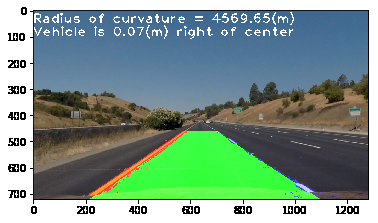
#> input picture output_images/test5.png, 378 x 223 px, given in place of test5.jpg, which was not available
$ jupyter execute --allow-errors advanced-lane-finder.ipynb   (shell and % lines are left out)   (older library calls are emulated)   (text cells are left out)
#> lines starting #> are read from the running program, lines starting #| are printed output that depends on the picture; pictures that were not available may be replaced by others from this repository, and a replacement may not be noted
[cell 1]
import numpy as np
import cv2
import glob
import matplotlib.pyplot as plt


# prepare object points, like (0,0,0), (1,0,0), (2,0,0) ....,(6,5,0)
objp = np.zeros((6*9,3), np.float32)
objp[:,:2] = np.mgrid[0:9,0:6].T.reshape(-1,2)

# Arrays to store object points and image points from all the images.
objpoints = [] # 3d points in real world space
imgpoints = [] # 2d points in image plane.

# Make a list of calibration images
images = glob.glob('./camera_cal/calibration*.jpg')

# Step through the list and search for chessboard corners
for fname in images:
    img = cv2.imread(fname)
    gray = cv2.cvtColor(img,cv2.COLOR_BGR2GRAY)

    # Find the chessboard corners
    ret, corners = cv2.findChessboardCorners(gray, (9,6),None)

    # If found, add object points, image points
    if ret == True:
        objpoints.append(objp)
        imgpoints.append(corners)

        # Draw and display the corners
        imgWithCorners = cv2.drawChessboardCorners(np.copy(img), (9,6), corners, ret)

        # Handpicked example to show chessboard corner detection
        if fname == './camera_cal/calibration3.jpg':
            plt.figure()
            plt.imshow(img)
            plt.figure()
            plt.imshow(imgWithCorners)

    else:
        print('Could not use ' + fname + ' for calibration.')

[cell 2]
# performs the camera calibration, image distortion correction and
# returns the undistorted image
def undistortImage(img, objpoints, imgpoints):
    gray = cv2.cvtColor(img,cv2.COLOR_BGR2GRAY)
    ret, mtx, dist, rvecs, tvecs = cv2.calibrateCamera(objpoints, imgpoints, gray.shape[::-1], None, None)
    dst = cv2.undistort(img, mtx, dist, None, mtx)
    return dst

[cell 3]
# Chessboard corrected example
img = cv2.imread('./camera_cal/calibration3.jpg');

#> (the rest of this cell did not finish here and is left out)

[cell 4]
# Regular road image corrected example
img = cv2.imread('./test_images/test5.jpg');
#> img is the input picture: shape (223, 378, 3); mean B, G, R 138, 149.8, 123.1

#> (the rest of this cell did not finish here and is left out)

#> in undistortImage (call 2), `gray = cv2.cvtColor(img,cv2.COLOR_BGR2GRAY)`:
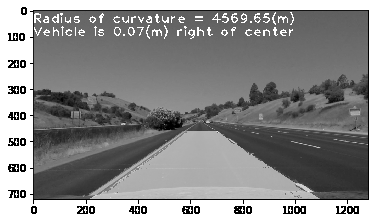
#> gray: shape (223, 378); min 0, max 255, mean 140.5

f, (ax1, ax2) = plt.subplots(1, 2, figsize=(24, 9))
f.tight_layout()
ax1.imshow(cv2.cvtColor(img, cv2.COLOR_BGR2RGB))
ax1.set_title('Original Image', fontsize=50)
ax2.imshow(cv2.cvtColor(undistorted, cv2.COLOR_BGR2RGB))
ax2.set_title('Undistorted Image', fontsize=50)
plt.subplots_adjust(left=0., right=1, top=0.9, bottom=0.)

[cell 5]
# Define a function that takes an image, gradient orientation,
# and threshold min / max values.
# [18 lines left out: function abs_sobel_thresh, not called in this run]

[cell 6]
# Define a function that applies Sobel x and y,
# then computes the magnitude of the gradient
# and applies a threshold
# [17 lines left out: function mag_thresh, not called in this run]

[cell 7]
# Define a function to threshold an image for a given range and Sobel kernel
# [14 lines left out: function dir_threshold, not called in this run]

#> (a cell that did not finish here is left out)

[cell 9]
straightImage = cv2.imread('./test_images/straight_lines1.jpg')

#  available test images are straight_lines 1-2 and test 1-6
#> (the rest of this cell did not finish here and is left out)

#> (a cell that did not finish here is left out)

#> (a cell that did not finish here is left out)

#> (a cell that did not finish here is left out)

#> (a cell that did not finish here is left out)

#> (a cell that did not finish here is left out)

#> (a cell that did not finish here is left out)

#> (a cell that did not finish here is left out)

#> (a cell that did not finish here is left out)

[cell 18]
# [X] Detect lane pixels and fit to find the lane boundary.
# [] Determine the curvature of the lane and vehicle position with respect to center.


# Generate some fake data to represent lane-line pixels
ploty = np.linspace(0, 719, num=720)# to cover same y-range as image
quadratic_coeff = 3e-4 # arbitrary quadratic coefficient
# For each y position generate random x position within +/-50 pix
# of the line base position in each case (x=200 for left, and x=900 for right)
leftx = np.array([200 + (y**2)*quadratic_coeff + np.random.randint(-50, high=51)
                              for y in ploty])
rightx = np.array([900 + (y**2)*quadratic_coeff + np.random.randint(-50, high=51)
                                for y in ploty])

leftx = leftx[::-1]  # Reverse to match top-to-bottom in y
rightx = rightx[::-1]  # Reverse to match top-to-bottom in y


# Fit a second order polynomial to pixel positions in each fake lane line
left_fit = np.polyfit(ploty, leftx, 2)
left_fitx = left_fit[0]*ploty**2 + left_fit[1]*ploty + left_fit[2]
right_fit = np.polyfit(ploty, rightx, 2)
right_fitx = right_fit[0]*ploty**2 + right_fit[1]*ploty + right_fit[2]

# Plot up the fake data
mark_size = 3
plt.plot(leftx, ploty, 'o', color='red', markersize=mark_size)
plt.plot(rightx, ploty, 'o', color='blue', markersize=mark_size)
plt.xlim(0, 1280)
plt.ylim(0, 720)
plt.plot(left_fitx, ploty, color='green', linewidth=3)
plt.plot(right_fitx, ploty, color='green', linewidth=3)
plt.gca().invert_yaxis() # to visualize as we do the images


# Define y-value where we want radius of curvature
# I'll choose the maximum y-value, corresponding to the bottom of the image
y_eval = np.max(ploty)
left_curverad = ((1 + (2*left_fit[0]*y_eval + left_fit[1])**2)**1.5) / np.absolute(2*left_fit[0])
right_curverad = ((1 + (2*right_fit[0]*y_eval + right_fit[1])**2)**1.5) / np.absolute(2*right_fit[0])
print(left_curverad, right_curverad)
# Example values: 1926.74 1908.48

# http://onlinemanuals.txdot.gov/txdotmanuals/rdw/horizontal_alignment.htm#BGBHGEGC tweek
# the 30 /3.7 values -- till better measurements
# assume 30 meters long and 3.7 meters wide
# 12 feet or 3.7 meters improve values later if needed

# Define conversions in x and y from pixels space to meters

y_tune = 30
x_tune = 3.7

ym_per_pix = y_tune/720 # meters per pixel in y dimension
xm_per_pix = x_tune/700 # meters per pixel in x dimension

# Fit new polynomials to x,y in world space
left_fit_cr = np.polyfit(ploty*ym_per_pix, leftx*xm_per_pix, 2)
right_fit_cr = np.polyfit(ploty*ym_per_pix, rightx*xm_per_pix, 2)
# Calculate the new radii of curvature
left_curverad = ((1 + (2*left_fit_cr[0]*y_eval*ym_per_pix + left_fit_cr[1])**2)**1.5) / np.absolute(2*left_fit_cr[0])
right_curverad = ((1 + (2*right_fit_cr[0]*y_eval*ym_per_pix + right_fit_cr[1])**2)**1.5) / np.absolute(2*right_fit_cr[0])
# Now our radius of curvature is in meters
print(left_curverad, 'm', right_curverad, 'm')
# Example values: 632.1 m    626.2 m


# [] Warp the detected lane boundaries back onto the original image.
# [] Output visual display of the lane boundaries and numerical estimation of lane curvature and vehicle position.
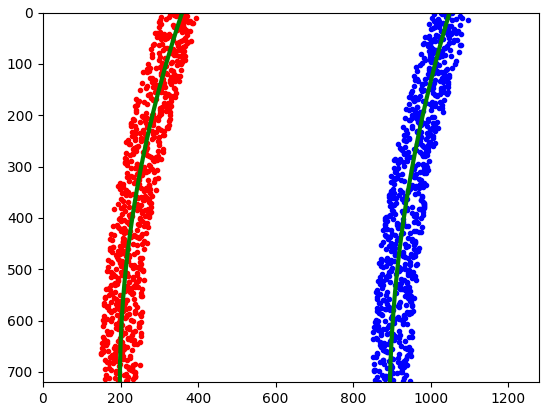
#> figure drawn by matplotlib, 1 panel

$ run again, with output_images/test1.png copied over output_images/test5.png
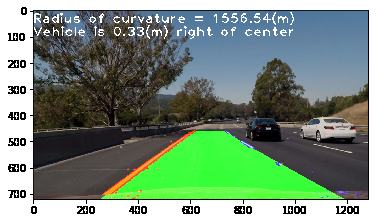
#> input picture output_images/test1.png, 378 x 223 px, given in place of test5.jpg, which was not available
#> img is the input picture: shape (223, 378, 3); mean B, G, R 122.9, 141, 118.5
#> in undistortImage (call 2), `gray = cv2.cvtColor(img,cv2.COLOR_BGR2GRAY)`:
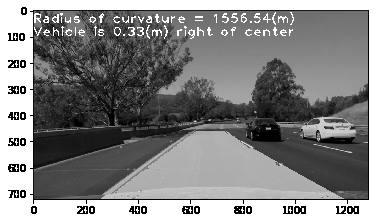
#> gray: shape (223, 378); min 0, max 255, mean 132.2

$ run again, with output_images/test2.png copied over output_images/test5.png
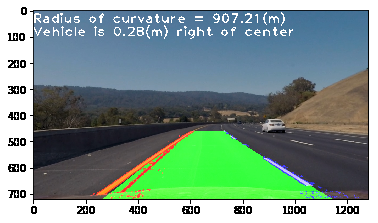
#> input picture output_images/test2.png, 378 x 223 px, given in place of test5.jpg, which was not available
#> img is the input picture: shape (223, 378, 3); mean B, G, R 137.8, 147.9, 121.9
#> in undistortImage (call 2), `gray = cv2.cvtColor(img,cv2.COLOR_BGR2GRAY)`:
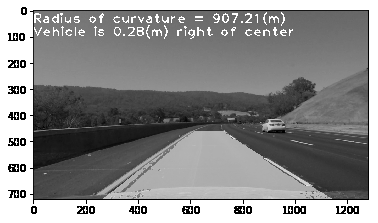
#> gray: shape (223, 378); min 0, max 255, mean 139
